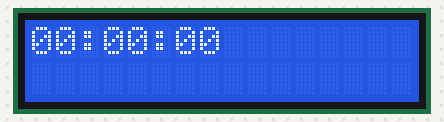
Bench run of a sketch on a simulated Arduino Uno, built with avr-gcc and run on an emulated ATmega328P. Parts: 16×2 character LCD.

Above: at 0.1 s.
At 4.1 s:
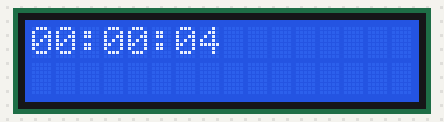
At 9.2 s:
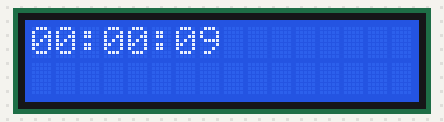
At 19.2 s:
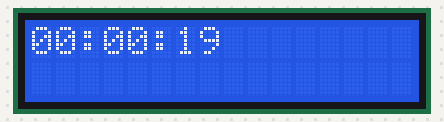
At 28.3 s:
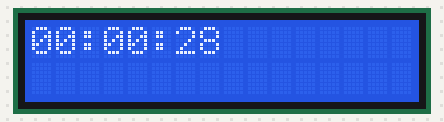
At 38.3 s:
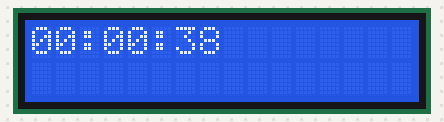

The sketch:

job6.ino
```cpp
#include <LiquidCrystal.h>
#include <Time.h>

LiquidCrystal lcd(12, 11, 5, 4, 3, 2);

void setup() {
  lcd.begin(16, 2);
}

void loop() {
  lcd.clear();

  int heures = hour();
  int minutes = minute();
  int secondes = second();

  lcd.setCursor(0, 0);
  if (heures < 10) {
    lcd.print("0");
  }
  lcd.print(heures);
  lcd.print(":");
  if (minutes < 10) {
    lcd.print("0");
  }
  lcd.print(minutes);
  lcd.print(":");
  if (secondes < 10) {
    lcd.print("0");
  }
  lcd.print(secondes);

  delay(1000);
}
```

Measured:
- what the display in image 1 shows lasts 1.0 s, from 4.1 s to 5.1 s
